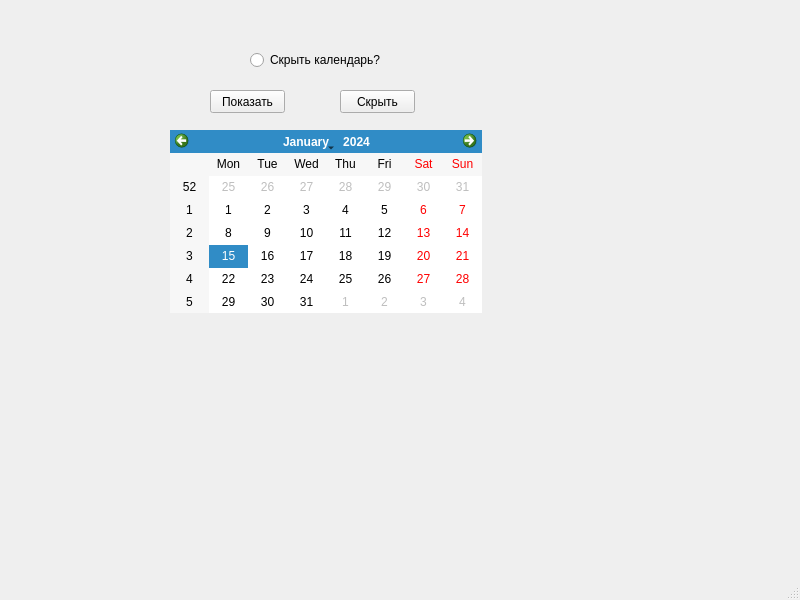
<?xml version="1.0" encoding="UTF-8"?>
<ui version="4.0">
 <class>MainWindow</class>
 <widget class="QMainWindow" name="MainWindow">
  <property name="geometry">
   <rect>
    <x>0</x>
    <y>0</y>
    <width>800</width>
    <height>600</height>
   </rect>
  </property>
  <property name="windowTitle">
   <string>MainWindow</string>
  </property>
  <widget class="QWidget" name="centralwidget">
   <widget class="QPushButton" name="hide">
    <property name="geometry">
     <rect>
      <x>340</x>
      <y>90</y>
      <width>75</width>
      <height>23</height>
     </rect>
    </property>
    <property name="text">
     <string>Скрыть</string>
    </property>
   </widget>
   <widget class="QPushButton" name="show">
    <property name="geometry">
     <rect>
      <x>210</x>
      <y>90</y>
      <width>75</width>
      <height>23</height>
     </rect>
    </property>
    <property name="text">
     <string>Показать</string>
    </property>
   </widget>
   <widget class="QCalendarWidget" name="Cdr">
    <property name="geometry">
     <rect>
      <x>170</x>
      <y>130</y>
      <width>312</width>
      <height>183</height>
     </rect>
    </property>
   </widget>
   <widget class="QRadioButton" name="radioButton">
    <property name="geometry">
     <rect>
      <x>250</x>
      <y>50</y>
      <width>161</width>
      <height>20</height>
     </rect>
    </property>
    <property name="text">
     <string>Скрыть календарь?</string>
    </property>
   </widget>
  </widget>
  <widget class="QMenuBar" name="menubar">
   <property name="geometry">
    <rect>
     <x>0</x>
     <y>0</y>
     <width>800</width>
     <height>21</height>
    </rect>
   </property>
  </widget>
  <widget class="QStatusBar" name="statusbar"/>
 </widget>
 <resources/>
 <connections/>
</ui>
